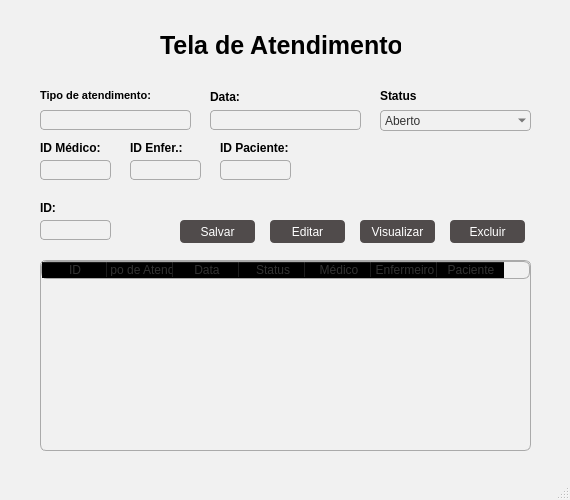
<?xml version="1.0" encoding="UTF-8"?>
<ui version="4.0">
 <class>TelaAtendimento</class>
 <widget class="QMainWindow" name="TelaAtendimento">
  <property name="enabled">
   <bool>true</bool>
  </property>
  <property name="geometry">
   <rect>
    <x>0</x>
    <y>0</y>
    <width>570</width>
    <height>500</height>
   </rect>
  </property>
  <property name="minimumSize">
   <size>
    <width>570</width>
    <height>500</height>
   </size>
  </property>
  <property name="maximumSize">
   <size>
    <width>570</width>
    <height>500</height>
   </size>
  </property>
  <property name="font">
   <font>
    <weight>50</weight>
    <bold>false</bold>
   </font>
  </property>
  <property name="windowTitle">
   <string>MainWindow</string>
  </property>
  <property name="styleSheet">
   <string notr="true">QMainWindow {
    background-color:#F1F1F1
;  /* cor de fundo da janela */
}</string>
  </property>
  <property name="iconSize">
   <size>
    <width>24</width>
    <height>24</height>
   </size>
  </property>
  <widget class="QWidget" name="centralwidget">
   <widget class="QLabel" name="Label_titulo">
    <property name="geometry">
     <rect>
      <x>160</x>
      <y>30</y>
      <width>241</width>
      <height>31</height>
     </rect>
    </property>
    <property name="font">
     <font>
      <family>MS Sans Serif</family>
      <pointsize>19</pointsize>
      <weight>75</weight>
      <bold>true</bold>
     </font>
    </property>
    <property name="text">
     <string>Tela de Atendimento</string>
    </property>
   </widget>
   <widget class="QLineEdit" name="lineEdit_tipoAten">
    <property name="geometry">
     <rect>
      <x>40</x>
      <y>110</y>
      <width>151</width>
      <height>20</height>
     </rect>
    </property>
    <property name="styleSheet">
     <string notr="true">color: #333;
background: transparent; 
border-radius: 4px; 
border: 1px solid #AAAAAA;  
padding-left: 4px;      </string>
    </property>
    <property name="text">
     <string/>
    </property>
    <property name="cursorPosition">
     <number>0</number>
    </property>
   </widget>
   <widget class="QLineEdit" name="lineEdit_data">
    <property name="geometry">
     <rect>
      <x>210</x>
      <y>110</y>
      <width>151</width>
      <height>20</height>
     </rect>
    </property>
    <property name="styleSheet">
     <string notr="true">color:#333;
background: transparent; 
border-radius: 4px; 
border: 1px solid #AAAAAA;  
padding-left: 4px;      </string>
    </property>
    <property name="text">
     <string/>
    </property>
   </widget>
   <widget class="QPushButton" name="pushButton_salvar">
    <property name="geometry">
     <rect>
      <x>180</x>
      <y>220</y>
      <width>75</width>
      <height>23</height>
     </rect>
    </property>
    <property name="styleSheet">
     <string notr="true">QPushButton {
background: #504B4B;          /* fundo transparente */
color: #FFFFFF;                   /* cor do texto */       
border-radius: 4px;              /* arredondamento */
padding: 5px; 
}
QPushButton:hover {
    background-color: #5599ff;    /* cor quando o mouse passa por cima */
}

QPushButton:pressed {
    background-color: #2e5ea2;    /* cor quando o botão é clicado */
    padding-top: 8px;             /* leve deslocamento pra baixo */
    padding-bottom: 4px;
}</string>
    </property>
    <property name="text">
     <string>Salvar</string>
    </property>
    <property name="flat">
     <bool>false</bool>
    </property>
   </widget>
   <widget class="QPushButton" name="pushButtor_visu">
    <property name="geometry">
     <rect>
      <x>360</x>
      <y>220</y>
      <width>75</width>
      <height>23</height>
     </rect>
    </property>
    <property name="styleSheet">
     <string notr="true">QPushButton {
background: #504B4B;          /* fundo transparente */
color: #FFFFFF;                   /* cor do texto */       
border-radius: 4px;              /* arredondamento */
padding: 5px; 
}
QPushButton:hover {
    background-color: #5599ff;    /* cor quando o mouse passa por cima */
}

QPushButton:pressed {
    background-color: #2e5ea2;    /* cor quando o botão é clicado */
    padding-top: 8px;             /* leve deslocamento pra baixo */
    padding-bottom: 4px;
}</string>
    </property>
    <property name="text">
     <string>Visualizar</string>
    </property>
    <property name="flat">
     <bool>false</bool>
    </property>
   </widget>
   <widget class="QPushButton" name="pushButton_editar">
    <property name="geometry">
     <rect>
      <x>270</x>
      <y>220</y>
      <width>75</width>
      <height>23</height>
     </rect>
    </property>
    <property name="styleSheet">
     <string notr="true">QPushButton {
background: #504B4B;          /* fundo transparente */
color: #FFFFFF;                   /* cor do texto */       
border-radius: 4px;              /* arredondamento */
padding: 5px; 
}
QPushButton:hover {
    background-color: #5599ff;    /* cor quando o mouse passa por cima */
}

QPushButton:pressed {
    background-color: #2e5ea2;    /* cor quando o botão é clicado */
    padding-top: 8px;             /* leve deslocamento pra baixo */
    padding-bottom: 4px;
}</string>
    </property>
    <property name="text">
     <string>Editar</string>
    </property>
    <property name="flat">
     <bool>false</bool>
    </property>
   </widget>
   <widget class="QPushButton" name="pushButton_excluir">
    <property name="geometry">
     <rect>
      <x>450</x>
      <y>220</y>
      <width>75</width>
      <height>23</height>
     </rect>
    </property>
    <property name="styleSheet">
     <string notr="true">QPushButton {
background: #504B4B;          /* fundo transparente */
color: #FFFFFF;                   /* cor do texto */       
border-radius: 4px;              /* arredondamento */
padding: 5px; 
}
QPushButton:hover {
    background-color: #5599ff;    /* cor quando o mouse passa por cima */
}

QPushButton:pressed {
    background-color: #2e5ea2;    /* cor quando o botão é clicado */
    padding-top: 8px;             /* leve deslocamento pra baixo */
    padding-bottom: 4px;
}</string>
    </property>
    <property name="text">
     <string>Excluir</string>
    </property>
    <property name="flat">
     <bool>false</bool>
    </property>
   </widget>
   <widget class="QLabel" name="label_nome">
    <property name="geometry">
     <rect>
      <x>40</x>
      <y>80</y>
      <width>141</width>
      <height>31</height>
     </rect>
    </property>
    <property name="font">
     <font>
      <pointsize>8</pointsize>
      <weight>75</weight>
      <bold>true</bold>
     </font>
    </property>
    <property name="text">
     <string>Tipo de atendimento:</string>
    </property>
   </widget>
   <widget class="QLabel" name="label_data">
    <property name="geometry">
     <rect>
      <x>210</x>
      <y>90</y>
      <width>47</width>
      <height>13</height>
     </rect>
    </property>
    <property name="font">
     <font>
      <weight>75</weight>
      <bold>true</bold>
     </font>
    </property>
    <property name="text">
     <string>Data:</string>
    </property>
   </widget>
   <widget class="QLabel" name="label_status">
    <property name="geometry">
     <rect>
      <x>380</x>
      <y>85</y>
      <width>71</width>
      <height>21</height>
     </rect>
    </property>
    <property name="font">
     <font>
      <weight>75</weight>
      <bold>true</bold>
     </font>
    </property>
    <property name="text">
     <string>Status</string>
    </property>
   </widget>
   <widget class="QLabel" name="label_ID_medico">
    <property name="geometry">
     <rect>
      <x>40</x>
      <y>140</y>
      <width>81</width>
      <height>16</height>
     </rect>
    </property>
    <property name="font">
     <font>
      <weight>75</weight>
      <bold>true</bold>
     </font>
    </property>
    <property name="text">
     <string>ID Médico:</string>
    </property>
   </widget>
   <widget class="QLineEdit" name="lineEdit_id">
    <property name="enabled">
     <bool>false</bool>
    </property>
    <property name="geometry">
     <rect>
      <x>40</x>
      <y>220</y>
      <width>71</width>
      <height>20</height>
     </rect>
    </property>
    <property name="styleSheet">
     <string notr="true">color:#333;
background: transparent; 
border-radius: 4px; 
border: 1px solid #AAAAAA;  
padding-left: 4px;      </string>
    </property>
    <property name="text">
     <string/>
    </property>
   </widget>
   <widget class="QLabel" name="label_id_enfer">
    <property name="geometry">
     <rect>
      <x>40</x>
      <y>200</y>
      <width>71</width>
      <height>16</height>
     </rect>
    </property>
    <property name="font">
     <font>
      <weight>75</weight>
      <bold>true</bold>
     </font>
    </property>
    <property name="text">
     <string>ID:</string>
    </property>
   </widget>
   <widget class="QTableWidget" name="tableWidget">
    <property name="geometry">
     <rect>
      <x>40</x>
      <y>260</y>
      <width>491</width>
      <height>191</height>
     </rect>
    </property>
    <property name="styleSheet">
     <string notr="true">
color:#333;
background: transparent; 
border-radius: 6px; 
border: 1px solid #AAAAAA;  
ColumnWidth:1</string>
    </property>
    <property name="sortingEnabled">
     <bool>false</bool>
    </property>
    <property name="cornerButtonEnabled">
     <bool>true</bool>
    </property>
    <attribute name="horizontalHeaderDefaultSectionSize">
     <number>66</number>
    </attribute>
    <column>
     <property name="text">
      <string>ID</string>
     </property>
    </column>
    <column>
     <property name="text">
      <string>Tipo de Atend.:</string>
     </property>
    </column>
    <column>
     <property name="text">
      <string>Data</string>
     </property>
    </column>
    <column>
     <property name="text">
      <string>Status</string>
     </property>
    </column>
    <column>
     <property name="text">
      <string>Médico</string>
     </property>
    </column>
    <column>
     <property name="text">
      <string>Enfermeiro</string>
     </property>
    </column>
    <column>
     <property name="text">
      <string>Paciente</string>
     </property>
    </column>
   </widget>
   <widget class="QComboBox" name="comboBox_status">
    <property name="geometry">
     <rect>
      <x>380</x>
      <y>110</y>
      <width>151</width>
      <height>21</height>
     </rect>
    </property>
    <property name="styleSheet">
     <string notr="true">color:#333;
background: transparent; 
border-radius: 4px; 
border: 1px solid #AAAAAA;  
padding-left: 4px;      

</string>
    </property>
    <item>
     <property name="text">
      <string>Aberto</string>
     </property>
    </item>
    <item>
     <property name="text">
      <string>Concluído</string>
     </property>
    </item>
    <item>
     <property name="text">
      <string>Cancelado</string>
     </property>
    </item>
   </widget>
   <widget class="QLabel" name="label_ID_enfermeiro">
    <property name="geometry">
     <rect>
      <x>130</x>
      <y>140</y>
      <width>71</width>
      <height>16</height>
     </rect>
    </property>
    <property name="font">
     <font>
      <weight>75</weight>
      <bold>true</bold>
     </font>
    </property>
    <property name="text">
     <string>ID Enfer.:</string>
    </property>
   </widget>
   <widget class="QLabel" name="label_ID_pacien">
    <property name="geometry">
     <rect>
      <x>220</x>
      <y>140</y>
      <width>81</width>
      <height>16</height>
     </rect>
    </property>
    <property name="font">
     <font>
      <weight>75</weight>
      <bold>true</bold>
     </font>
    </property>
    <property name="text">
     <string>ID Paciente:</string>
    </property>
   </widget>
   <widget class="QLineEdit" name="lineEdit_id_medico">
    <property name="enabled">
     <bool>false</bool>
    </property>
    <property name="geometry">
     <rect>
      <x>40</x>
      <y>160</y>
      <width>71</width>
      <height>20</height>
     </rect>
    </property>
    <property name="styleSheet">
     <string notr="true">color:#333;
background: transparent; 
border-radius: 4px; 
border: 1px solid #AAAAAA;  
padding-left: 4px;      </string>
    </property>
    <property name="text">
     <string/>
    </property>
   </widget>
   <widget class="QLineEdit" name="lineEdit_id_3">
    <property name="enabled">
     <bool>false</bool>
    </property>
    <property name="geometry">
     <rect>
      <x>130</x>
      <y>160</y>
      <width>71</width>
      <height>20</height>
     </rect>
    </property>
    <property name="styleSheet">
     <string notr="true">color:#333;
background: transparent; 
border-radius: 4px; 
border: 1px solid #AAAAAA;  
padding-left: 4px;      </string>
    </property>
    <property name="text">
     <string/>
    </property>
   </widget>
   <widget class="QLineEdit" name="lineEdit_id_4">
    <property name="enabled">
     <bool>false</bool>
    </property>
    <property name="geometry">
     <rect>
      <x>220</x>
      <y>160</y>
      <width>71</width>
      <height>20</height>
     </rect>
    </property>
    <property name="styleSheet">
     <string notr="true">color:#333;
background: transparent; 
border-radius: 4px; 
border: 1px solid #AAAAAA;  
padding-left: 4px;      </string>
    </property>
    <property name="text">
     <string/>
    </property>
   </widget>
  </widget>
  <widget class="QStatusBar" name="statusbar"/>
 </widget>
 <resources/>
 <connections/>
</ui>
